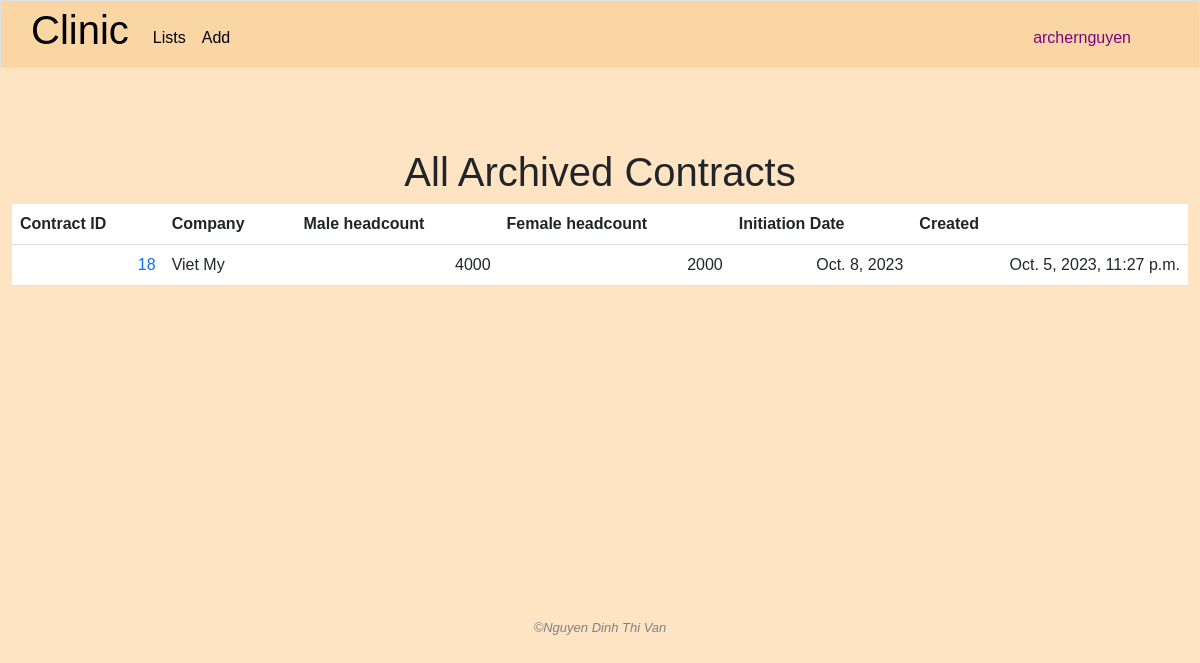
Page /archived_contracts (signed in) on the earlier database version.
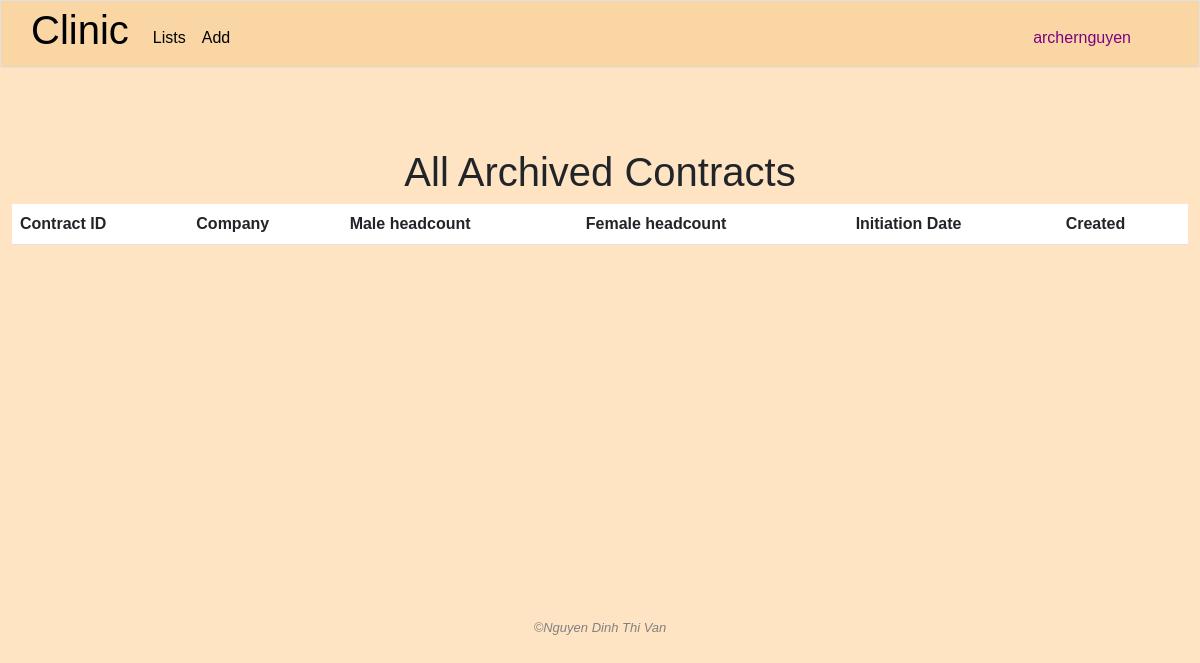
Same page on the later database version.
### clinic/models.py (models this page shows, shortened)
class Contract(models.Model):
    client = models.ForeignKey(Company, on_delete=models.CASCADE, related_name='contracts')
    services = models.ManyToManyField(Service, related_name='contracts')
    male_headcount = models.IntegerField()
    female_headcount = models.IntegerField()
    total_value = models.IntegerField(blank=True, null=True)
    discount = models.DecimalField(max_digits=5, decimal_places=2, default=0.00)
    revenue = models.IntegerField(blank=True, null=True)
    initiation_date = models.DateField(blank=True, null=True)
    created = models.DateTimeField(auto_now_add=True)
    created_by = models.ForeignKey(User, on_delete=models.SET_NULL, blank=True, null=True, related_name='contracts_added')
    pdf_file = models.FileField(upload_to='uploaded_files/', blank=True, null=True)
    archived = models.BooleanField(default=False)
    archived_date = models.DateTimeField(blank=True, null=True)
    archived_by = models.ForeignKey(User, on_delete=models.SET_NULL, blank=True, null=True, related_name="archived_contracts")

class Company(models.Model):
    name = models.CharField(max_length=255)
    industry = models.CharField(max_length=255)
    address = models.TextField()
    male_headcount = models.IntegerField()
    female_headcount = models.IntegerField()
    created_by = models.ForeignKey(User, on_delete=models.SET_NULL, blank=True, null=True, related_name="add_companies")
    modified_by = models.ForeignKey(User, on_delete=models.SET_NULL, blank=True, null=True, related_name="modified_companies")

### clinic/views.py (the view)
# urls.py: path('archived_contracts', views.all_archived_contracts, name="all_archived_contracts")
@login_required
def all_archived_contracts(request):
    contracts = Contract.objects.filter(archived=True).order_by("initiation_date")
    return render(request, "clinic/all_archived_contracts.html",{
        "contracts": contracts
    })

### clinic/templates/clinic/all_archived_contracts.html (shortened to what this page needs)
{% extends "clinic/layout.html" %}
{% load static %}
{% block main %}
    <h1 class="text-center">All Archived Contracts</h1>
    <div class="container-fluid">
        <table class="table table-hover">
            <thead>
                <tr>
                    <th>
                        Contract ID
                    </th>
                    <th>
                        Company
                    </th>
                    <th>
                        Male headcount
                    </th>
                    <th>
                        Female headcount
                    </th>
                    <th>
                        Initiation Date
                    </th>
                    <th>
                        Created
                    </th>
                </tr>
            </thead>
            <tbody>
                {% for contract in contracts %}
                <tr>
                    <td class="text-end">
                        <a class="no-underline" href="{% url 'contract_detail' contract_id=contract.id %}">
                            {{ contract.id }}
                        </a>
                    </td>
                    <td>
                        {{ contract.client.name }}
                    </td>
                    <td class="text-end">
                        {{ contract.male_headcount }}
                    </td>
                    <td class="text-end">
                        {{ contract.female_headcount }}
                    </td>
                    <td class="text-end">
                        {{ contract.initiation_date }}
                    </td>
                    <td class="text-end">
                        {{ contract.created }}
                    </td>
                </tr>
                {% endfor %}
            </tbody>
        </table>
    </div>
{% endblock %}

Differences in the rows shown:
removed Contract: id "18", client.name "Viet My", male_headcount "4000", female_headcount "2000", initiation_date "Oct. 8, 2023", created "Oct. 5, 2023, 11:27 p.m."
